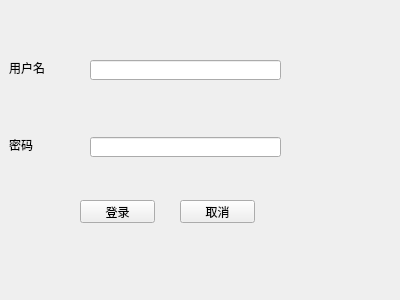
<?xml version="1.0" encoding="UTF-8"?>
<ui version="4.0">
 <class>entrance</class>
 <widget class="QWidget" name="entrance">
  <property name="geometry">
   <rect>
    <x>0</x>
    <y>0</y>
    <width>400</width>
    <height>300</height>
   </rect>
  </property>
  <property name="windowTitle">
   <string>Form</string>
  </property>
  <widget class="QLineEdit" name="password">
   <property name="geometry">
    <rect>
     <x>90</x>
     <y>137</y>
     <width>191</width>
     <height>20</height>
    </rect>
   </property>
  </widget>
  <widget class="QLineEdit" name="user">
   <property name="geometry">
    <rect>
     <x>90</x>
     <y>60</y>
     <width>191</width>
     <height>20</height>
    </rect>
   </property>
  </widget>
  <widget class="QLabel" name="label_2">
   <property name="geometry">
    <rect>
     <x>9</x>
     <y>137</y>
     <width>24</width>
     <height>16</height>
    </rect>
   </property>
   <property name="text">
    <string>密码</string>
   </property>
  </widget>
  <widget class="QLabel" name="label">
   <property name="geometry">
    <rect>
     <x>9</x>
     <y>60</y>
     <width>36</width>
     <height>16</height>
    </rect>
   </property>
   <property name="text">
    <string>用户名</string>
   </property>
  </widget>
  <widget class="QPushButton" name="logInButton">
   <property name="geometry">
    <rect>
     <x>80</x>
     <y>200</y>
     <width>75</width>
     <height>23</height>
    </rect>
   </property>
   <property name="text">
    <string>登录</string>
   </property>
  </widget>
  <widget class="QPushButton" name="cencelButton">
   <property name="geometry">
    <rect>
     <x>180</x>
     <y>200</y>
     <width>75</width>
     <height>23</height>
    </rect>
   </property>
   <property name="text">
    <string>取消</string>
   </property>
  </widget>
 </widget>
 <resources/>
 <connections/>
</ui>
